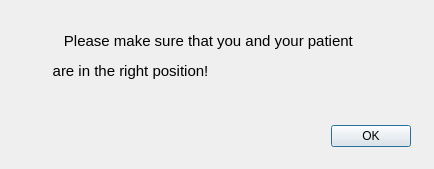
<?xml version="1.0" encoding="UTF-8"?>
<ui version="4.0">
 <class>Dialog</class>
 <widget class="QDialog" name="Dialog">
  <property name="geometry">
   <rect>
    <x>0</x>
    <y>0</y>
    <width>434</width>
    <height>169</height>
   </rect>
  </property>
  <property name="windowTitle">
   <string>FUE Start (warning!)</string>
  </property>
  <property name="windowIcon">
   <iconset>
    <normaloff>hairstyle.png</normaloff>hairstyle.png</iconset>
  </property>
  <widget class="QDialogButtonBox" name="buttonBox">
   <property name="geometry">
    <rect>
     <x>70</x>
     <y>120</y>
     <width>341</width>
     <height>32</height>
    </rect>
   </property>
   <property name="orientation">
    <enum>Qt::Horizontal</enum>
   </property>
   <property name="standardButtons">
    <set>QDialogButtonBox::Ok</set>
   </property>
  </widget>
  <widget class="QLabel" name="label">
   <property name="geometry">
    <rect>
     <x>20</x>
     <y>-10</y>
     <width>381</width>
     <height>101</height>
    </rect>
   </property>
   <property name="font">
    <font>
     <family>Segoe UI</family>
     <pointsize>11</pointsize>
    </font>
   </property>
   <property name="text">
    <string>Please make sure that you and your patient </string>
   </property>
   <property name="alignment">
    <set>Qt::AlignCenter</set>
   </property>
  </widget>
  <widget class="QLabel" name="label_2">
   <property name="geometry">
    <rect>
     <x>10</x>
     <y>50</y>
     <width>241</width>
     <height>41</height>
    </rect>
   </property>
   <property name="font">
    <font>
     <family>Segoe UI</family>
     <pointsize>11</pointsize>
    </font>
   </property>
   <property name="text">
    <string>are in the right position!</string>
   </property>
   <property name="alignment">
    <set>Qt::AlignCenter</set>
   </property>
  </widget>
 </widget>
 <resources/>
 <connections>
  <connection>
   <sender>buttonBox</sender>
   <signal>accepted()</signal>
   <receiver>Dialog</receiver>
   <slot>accept()</slot>
   <hints>
    <hint type="sourcelabel">
     <x>248</x>
     <y>254</y>
    </hint>
    <hint type="destinationlabel">
     <x>157</x>
     <y>274</y>
    </hint>
   </hints>
  </connection>
  <connection>
   <sender>buttonBox</sender>
   <signal>rejected()</signal>
   <receiver>Dialog</receiver>
   <slot>reject()</slot>
   <hints>
    <hint type="sourcelabel">
     <x>316</x>
     <y>260</y>
    </hint>
    <hint type="destinationlabel">
     <x>286</x>
     <y>274</y>
    </hint>
   </hints>
  </connection>
 </connections>
</ui>
